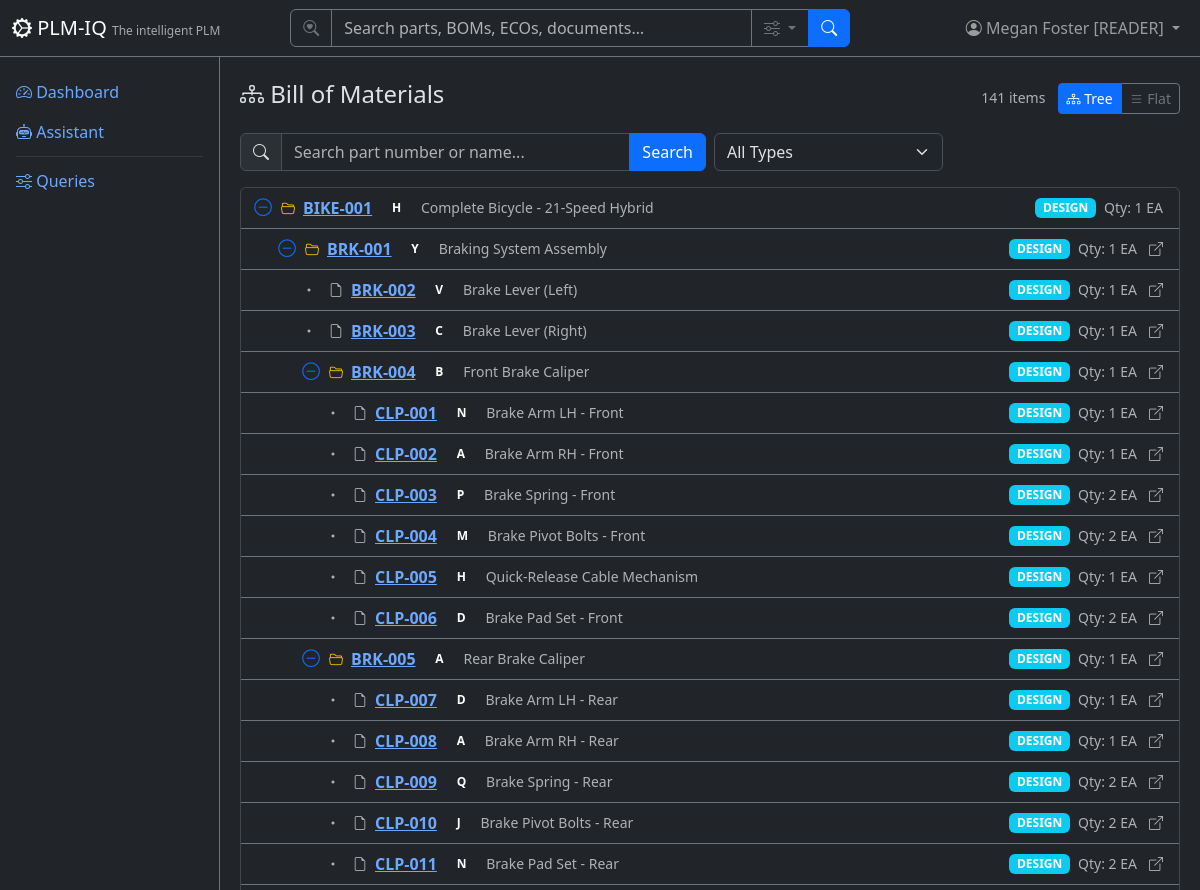
Page /bom (signed in, upper part) on the earlier database version.
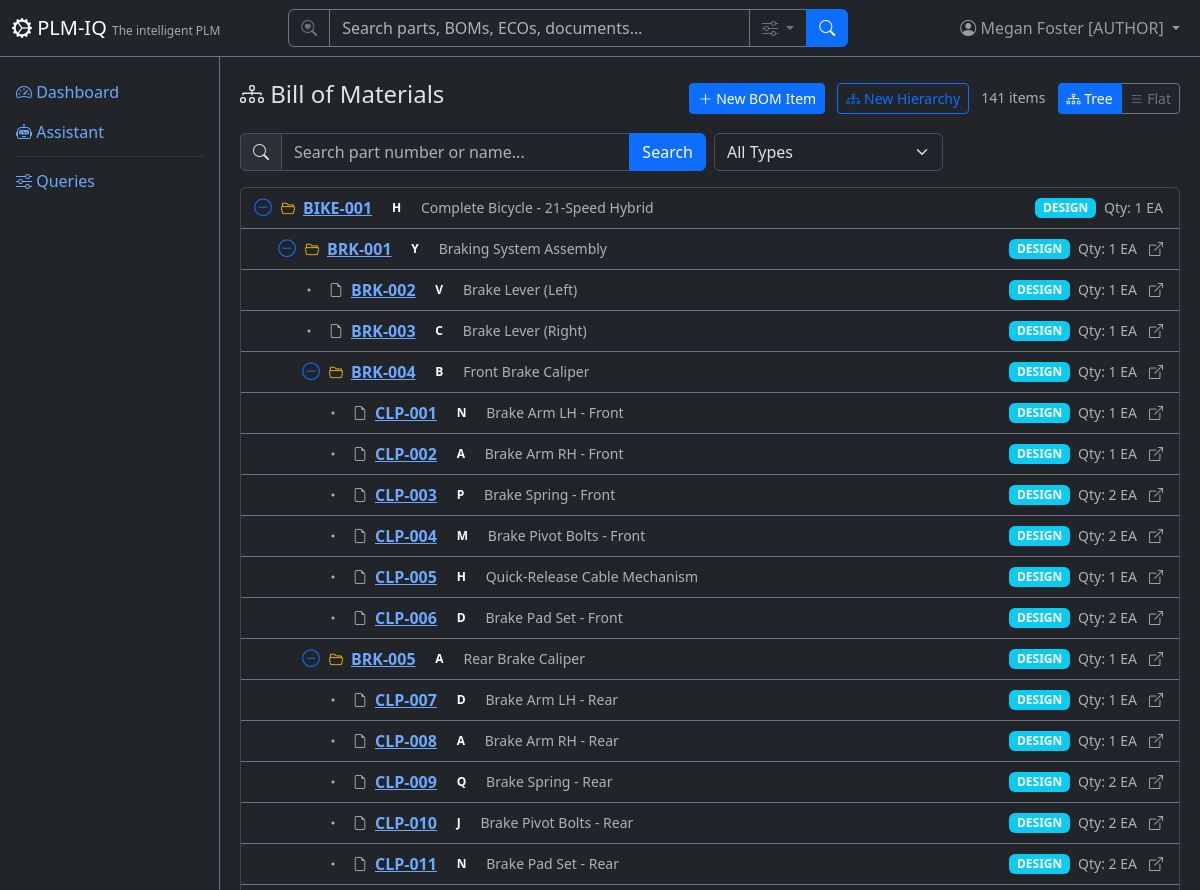
Same page on the later database version.
### app/models/tenant_user.py (models this page shows)
class User(Base):
    __tablename__ = "users"
    user_id = Column("user_id", Integer, primary_key=True, autoincrement=True)
    username = Column("username", String, unique=True, nullable=False)
    full_name = Column("full_name", String, nullable=False)
    email = Column("email", String)
    password_hash = Column("password_hash", String, nullable=False, default="")
    tenant_id = Column("tenant_id", Integer, ForeignKey("tenants.tenant_id"), nullable=False, default=1)
    is_active = Column("is_active", Boolean, default=True)
    created_date = Column("created_date", String)
    role = Column("role", String, default="reader")
    tenant = relationship("Tenant", back_populates="users")
    favorites = relationship("Favorite", back_populates="user")

### app/routers/bom.py (the view)
@router.get("", response_class=HTMLResponse)
def list_bom(
    request: Request,
    q: Optional[str] = Query(None, description="Search by part number or name"),
    bom_type: Optional[str] = Query(None, description="Filter by BOM type"),
    view: Optional[str] = Query("tree", description="View mode: tree or flat"),
    page: int = Query(1, ge=1),
    db: Session = Depends(get_db),
):
    user = require_user(request, db)
    ctx = auth_context(request, db)
    query = db.query(BomItem)
    if q:
        query = query.filter(
            or_(
                BomItem.part_number.ilike(f"%{q}%"),
                BomItem.part_name.ilike(f"%{q}%"),
            )
        )
    if bom_type:
        query = query.filter(BomItem.bom_type == bom_type)
    total = query.count()
    offset = (page - 1) * DEFAULT_PAGE_SIZE
    all_items = query.order_by(BomItem.level, BomItem.part_number).all()
    items = all_items[offset:offset + DEFAULT_PAGE_SIZE]
    tree = _build_tree(all_items)
    return HTMLResponse(content=render(
        "bom/list.html",
        **ctx,
        items=items,
        tree=tree,
        tree_total=len(all_items),
        page=page,
        total=total,
        pages=(total + DEFAULT_PAGE_SIZE - 1) // DEFAULT_PAGE_SIZE,
        q=q or "",
        bom_type_filter=bom_type or "",
        view_mode=view or "tree",
        bom_types=["DESIGN", "AS_BUILT", "AS_SHIPPED", "AS_MAINTAINED"],
    ))

### app/templates/bom/list.html (shortened to what the changed rows need)
{% extends "base.html" %}
{% block content %}
<div class="d-flex justify-content-between align-items-center mb-3">
    <div>
        {% if current_user and current_user.role == 'author' %}
        <a href="/bom/new" class="btn btn-sm btn-primary me-2"><i class="bi bi-plus-lg"></i> New BOM Item</a>
        <a href="/bom/hierarchy" class="btn btn-sm btn-outline-primary me-2"><i class="bi bi-diagram-3"></i> New Hierarchy</a>
        {% endif %}
        <span class="text-muted small me-2">{{ tree_total }} items</span>
        <div class="btn-group btn-group-sm">
            <a href="?view=tree{% if q %}&q={{ q }}{% endif %}{% if bom_type_filter %}&bom_type={{ bom_type_filter }}{% endif %}" class="btn btn-outline-primary {% if view_mode == 'tree' %}active{% endif %}">
            </a>
            <a href="?view=flat{% if q %}&q={{ q }}{% endif %}{% if bom_type_filter %}&bom_type={{ bom_type_filter }}{% endif %}" class="btn btn-outline-secondary {% if view_mode == 'flat' %}active{% endif %}">
            </a>
        </div>
    </div>
</div>
{% endblock %}

### app/templates/base.html (shortened to what this page needs)
<!DOCTYPE html>
<html lang="en" data-bs-theme="dark">
<head>
    <link href="https://cdn.jsdelivr.net/npm/bootstrap@5.3.3/dist/css/bootstrap.min.css" rel="stylesheet">
    <link href="https://cdn.jsdelivr.net/npm/bootstrap-icons@1.11.3/font/bootstrap-icons.css" rel="stylesheet">
</head>
<body>
    <nav class="navbar navbar-expand-md navbar-dark bg-dark fixed-top border-bottom border-secondary">
        <div class="container-fluid">
            <a class="navbar-brand" href="/">
                <i class="bi bi-gear-wide-connected"></i> PLM-IQ
                <small class="d-none d-md-inline">The intelligent PLM</small>
            </a>
            <div class="collapse navbar-collapse" id="navMenu">
                {% if current_user %}
                <form class="d-flex mx-auto my-2 my-md-0" role="search" action="/search" method="get" style="width: 100%; max-width: 560px;">
                    <div class="input-group">
                        <span class="input-group-text bg-dark border-secondary text-secondary"><i class="bi bi-search-heart"></i></span>
                        <input type="search" name="q" class="form-control bg-dark text-light border-secondary" placeholder="Search parts, BOMs, ECOs, documents…" aria-label="Search">
                        <button class="btn btn-outline-secondary dropdown-toggle" type="button" data-bs-toggle="dropdown" data-bs-auto-close="outside" title="Search options">
                            <i class="bi bi-sliders"></i>
                        </button>
                        <button class="btn btn-primary" type="submit"><i class="bi bi-search"></i></button>
                    </div>
                </form>
                {% endif %}
                <ul class="navbar-nav ms-auto align-items-center">
                    {% if current_user %}
                    <li class="nav-item dropdown">
                        <a class="nav-link dropdown-toggle position-relative" href="#" role="button" data-bs-toggle="dropdown" aria-label="Profile Menu" title="Profile Menu">
                            <i class="bi bi-person-circle"></i>
                            <span class="d-none d-md-inline">{{ current_user.full_name }} [{{ current_user.role|upper if current_user.role else 'SUPERUSER' }}]</span>
                        </a>
                    </li>
                    {% else %}
                    <li class="nav-item">
                        <a class="nav-link" href="/login"><i class="bi bi-box-arrow-in-right"></i> Sign In</a>
                    </li>
                    {% endif %}
                </ul>
            </div>
        </div>
    </nav>
    <div class="sidebar bg-dark border-end border-secondary pt-3">
        <ul class="nav nav-pills flex-column">
            <li class="nav-item">
                <a class="nav-link" href="/"><i class="bi bi-speedometer2"></i> Dashboard</a>
            </li>
            <li class="nav-item">
                <a class="nav-link" href="/assistant"><i class="bi bi-robot"></i> Assistant</a>
            </li>
            <li class="nav-item">
                <hr class="nav-divider my-1 mx-3 border-secondary">
            </li>
            <li class="nav-item">
                <a class="nav-link" href="/queries"><i class="bi bi-sliders"></i> Queries</a>
            </li>
        </ul>
    </div>
    <div class="main-content">
        {% block content %}{% endblock %}
    </div>
</body>
</html>

Differences in the rows shown:
changed User "Megan Foster": role "READER" → "AUTHOR"
Other differences:
text now shown: "New BOM Item New Hierarchy"
